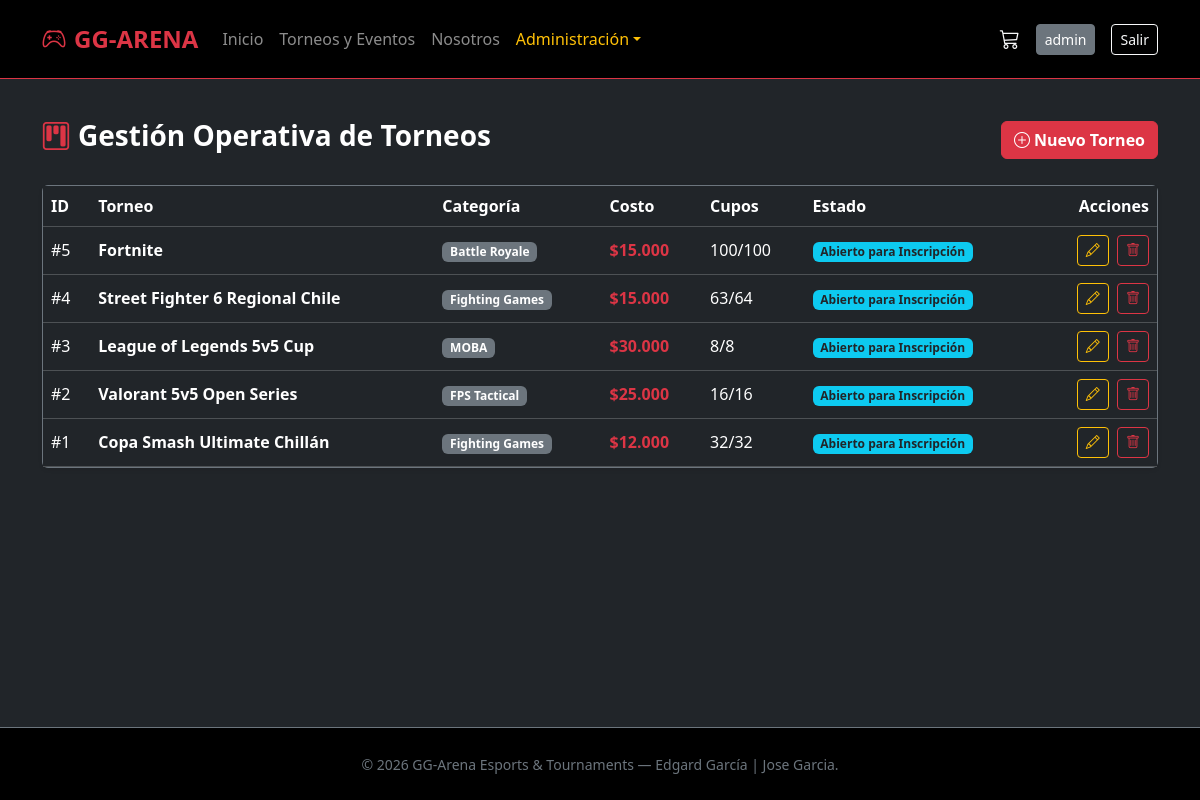
The app's page /torneos/gestion/ (signed in), older data.
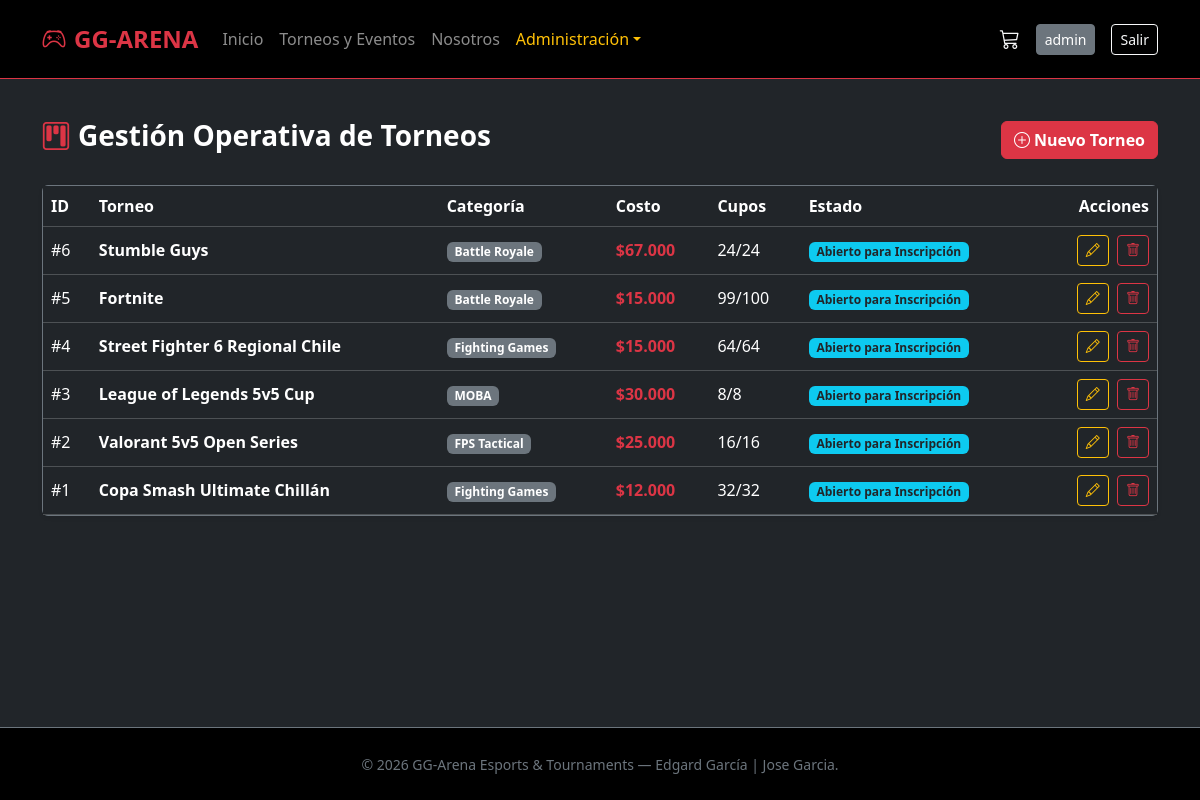
The same page, newer data.
### apps/torneos/models.py (models this page shows, shortened)
class TorneoEvento(models.Model):
    ESTADOS = (
        ('abierto', 'Abierto para Inscripción'),
        ('en_curso', 'En Curso'),
        ('finalizado', 'Finalizado'),
    )
    nombre = models.CharField(max_length=200, verbose_name="Nombre del Torneo")
    slug = models.SlugField(max_length=220, unique=True, blank=True)
    categoria = models.ForeignKey(CategoriaJuego, on_delete=models.PROTECT, related_name="torneos", verbose_name="Categoría")
    organizador = models.CharField(max_length=150, verbose_name="Organizador / Juego")
    reglas = models.TextField(verbose_name="Reglas y Formato")
    costo_inscripcion = models.DecimalField(max_digits=10, decimal_places=0, validators=[MinValueValidator(0)], verbose_name="Costo de Inscripción (CLP)")
    cupos_maximos = models.PositiveIntegerField(verbose_name="Cupos Máximos")
    banner = models.ImageField(upload_to="torneos/", blank=True, null=True, verbose_name="Banner Promocional")
    estado = models.CharField(max_length=20, choices=ESTADOS, default='abierto', verbose_name="Estado Operativo")
    activo = models.BooleanField(default=True, verbose_name="Baja Lógica (Activo)")
    class Meta:
        verbose_name_plural = "Torneos y Eventos"
        ordering = ['-id']
    @property
    def cupos_disponibles(self):
        return max(0, self.cupos_maximos - self.inscripciones.count())
    @property
    def precio_formateado(self):
        return f"${self.costo_inscripcion:,.0f}".replace(",", ".")

class CategoriaJuego(models.Model):
    nombre = models.CharField(max_length=100, unique=True, verbose_name="Categoría de Juego")
    slug = models.SlugField(max_length=120, unique=True, blank=True)
    descripcion = models.TextField(verbose_name="Descripción")
    activo = models.BooleanField(default=True, verbose_name="¿Activo?")
    class Meta:
        verbose_name_plural = "Categorías de Juegos"
        ordering = ['nombre']

### apps/torneos/views.py (the view)
# urls.py: path('gestion/', views.gestion_figuras, name='gestion'),
@login_required
@user_passes_test(es_administrador, login_url='torneos:lista')
def gestion(request):
    torneos = TorneoEvento.objects.select_related('categoria').order_by('-id')
    return render(request, 'torneos/gestion_torneos.html', {'torneos': torneos})

### apps/pedidos/context_processors.py (called while the page is built)
def carrito_context(request):
    carrito = request.session.get('carrito_torneos', [])
    return {
        'carrito_total_items': len(carrito) if isinstance(carrito, list) else 0,
    }

### apps/torneos/views.py (called while the page is built)
def es_administrador(user):
    return user.is_authenticated and (user.is_staff or user.is_superuser)

### templates/torneos/gestion_torneos.html (shortened to what this page needs)
{% extends 'base.html' %}
{% block content %}
<div class="d-flex justify-content-between align-items-center mb-4">
    <h1 class="h3 fw-bold text-white"><i class="bi bi-kanban text-danger me-2"></i>Gestión Operativa de Torneos</h1>
    <a href="{% url 'torneos:crear' %}" class="btn btn-danger fw-bold"><i class="bi bi-plus-circle me-1"></i>Nuevo Torneo</a>
</div>
<div class="card bg-dark border-secondary text-white shadow-sm">
    <div class="table-responsive">
        <table class="table table-dark table-hover align-middle mb-0">
            <thead>
                <tr>
                    <th>ID</th>
                    <th>Torneo</th>
                    <th>Categoría</th>
                    <th>Costo</th>
                    <th>Cupos</th>
                    <th>Estado</th>
                    <th class="text-end">Acciones</th>
                </tr>
            </thead>
            <tbody>
                {% for t in torneos %}
                <tr>
                    <td>#{{ t.id }}</td>
                    <td class="fw-bold">{{ t.nombre }}</td>
                    <td><span class="badge bg-secondary">{{ t.categoria.nombre }}</span></td>
                    <td class="text-danger fw-bold">{{ t.precio_formateado }}</td>
                    <td>{{ t.cupos_disponibles }}/{{ t.cupos_maximos }}</td>
                    <td><span class="badge bg-info text-dark">{{ t.get_estado_display }}</span></td>
                    <td class="text-end">
                        <a href="{% url 'torneos:editar' t.id %}" class="btn btn-sm btn-outline-warning me-1"><i class="bi bi-pencil"></i></a>
                        <a href="{% url 'torneos:eliminar' t.id %}" class="btn btn-sm btn-outline-danger"><i class="bi bi-trash"></i></a>
                    </td>
                </tr>
                {% empty %}
                <tr>
                    <td colspan="7" class="text-center py-4 text-secondary">No hay torneos creados.</td>
                </tr>
                {% endfor %}
            </tbody>
        </table>
    </div>
</div>
{% endblock %}

Row changes from the older to the newer data that the page shows:
added TorneoEvento: id "6", nombre "Stumble Guys", categoria.nombre "Battle Royale", precio_formateado "$67.000", cupos_disponibles "24", cupos_maximos "24", estado "Abierto para Inscripción"
computed for TorneoEvento "Fortnite": cupos_disponibles "100" → "99"
computed for TorneoEvento "Street Fighter 6 Regional Chile": cupos_disponibles "63" → "64"
